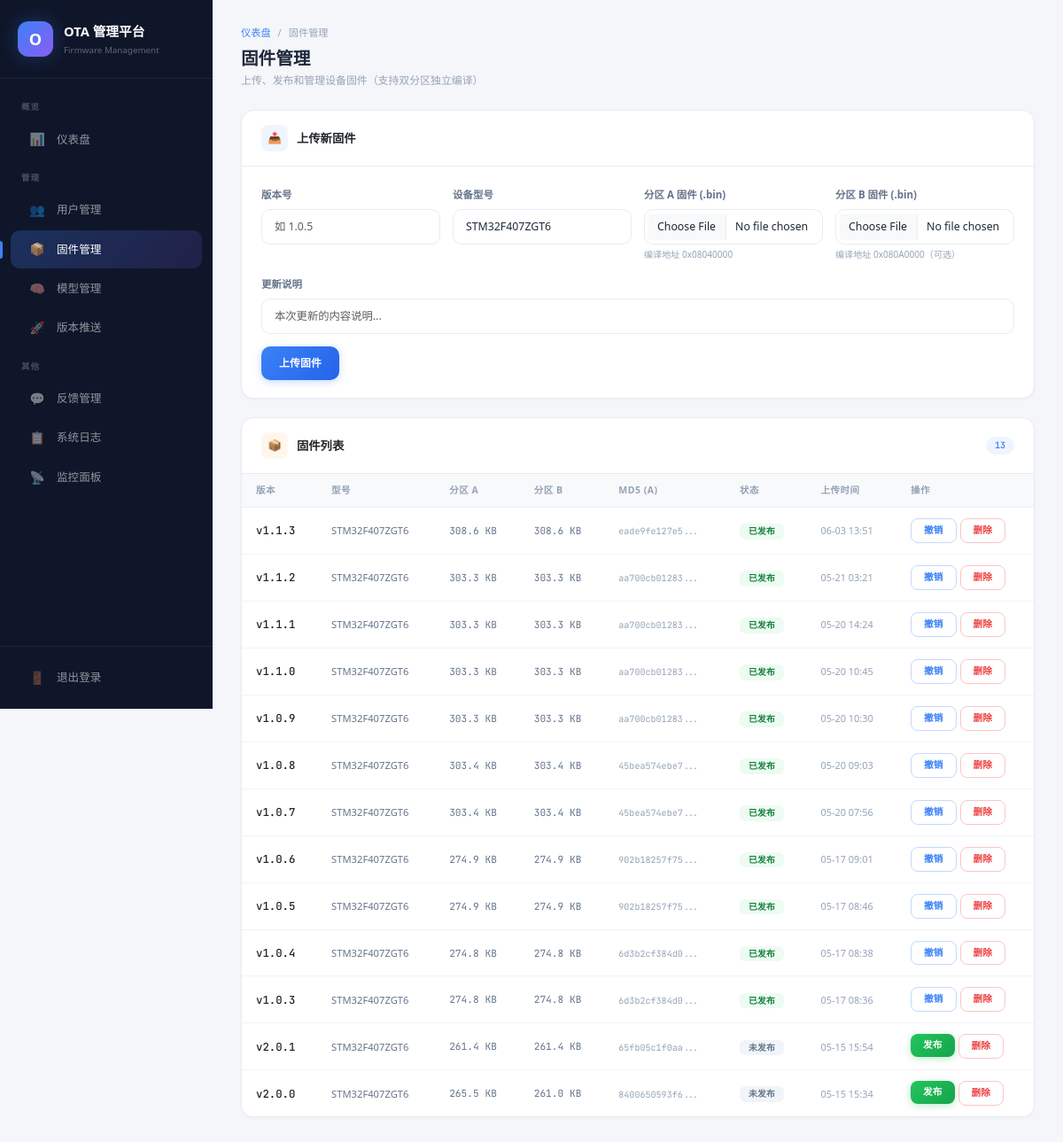
Screenshot of /admin/firmware (signed in) with the database file from the repository.
### app.py (models this page shows)
class Firmware(db.Model):
    id = db.Column(db.Integer, primary_key=True)
    version = db.Column(db.String(16), unique=True, nullable=False)
    device_model = db.Column(db.String(32), default='STM32F407ZGT6')
    filename = db.Column(db.String(256), nullable=False)
    file_path = db.Column(db.String(512), nullable=False)
    file_size = db.Column(db.Integer, default=0)
    file_md5 = db.Column(db.String(32), default='')
    filename_b = db.Column(db.String(256), default='')
    file_path_b = db.Column(db.String(512), default='')
    file_size_b = db.Column(db.Integer, default=0)
    file_md5_b = db.Column(db.String(32), default='')
    release_notes = db.Column(db.Text, default='')
    is_active = db.Column(db.Boolean, default=False)
    uploaded_by = db.Column(db.Integer, db.ForeignKey('user.id'))
    created_at = db.Column(db.DateTime, default=utcnow)
    published_at = db.Column(db.DateTime)

### app.py (the view)
@app.route('/admin/firmware')
@admin_required
def admin_firmware():
    return render_template('admin_firmware.html',
        firmwares=Firmware.query.order_by(Firmware.created_at.desc()).all(),
        unread_feedbacks=Feedback.query.filter_by(status='unread').count())

### app.py (called while the page is built)
@app.after_request
def set_connection_header(response):
    if any(request.path.startswith(p) for p in _DOWNLOAD_PREFIXES):
        response.headers['Connection'] = 'keep-alive'
    return response

@login_manager.user_loader
def load_user(user_id):
    return db.session.get(User, int(user_id))

def admin_required(f):
    @wraps(f)
    def decorated(*args, **kwargs):
        if not current_user.is_authenticated:
            return redirect(url_for('login'))
        if current_user.role != 'admin':
            abort(403)
        return f(*args, **kwargs)
    return decorated

### templates/admin_firmware.html (shortened to what this page needs)
{% extends "base.html" %}
{% block content %}
<div class="page-header">
    <div class="breadcrumb-bar"><a href="/admin">仪表盘</a><span>/</span><span>固件管理</span></div>
    <h4>固件管理</h4>
    <div class="sub">上传、发布和管理设备固件（支持双分区独立编译）</div>
</div>
<div class="card mb-4 anim-1">
    <div class="card-header">
        <div class="card-header-icon blue">📤</div><span>上传新固件</span>
    </div>
    <div class="card-body">
        <form action="/admin/firmware/upload" method="POST" enctype="multipart/form-data">
            <div class="row g-3">
                <div class="col-md-3">
                    <label class="form-label">版本号</label>
                    <input class="form-control" name="version" placeholder="如 1.0.5" required>
                </div>
                <div class="col-md-3">
                    <label class="form-label">设备型号</label>
                    <input class="form-control" name="device_model" value="STM32F407ZGT6">
                </div>
                <div class="col-md-3">
                    <label class="form-label">分区 A 固件 (.bin)</label>
                    <input class="form-control" type="file" name="firmware_a" accept=".bin" required>
                    <div style="font-size:0.72rem;color:var(--text-muted);margin-top:3px;">编译地址 0x08040000</div>
                </div>
                <div class="col-md-3">
                    <label class="form-label">分区 B 固件 (.bin)</label>
                    <input class="form-control" type="file" name="firmware_b" accept=".bin">
                    <div style="font-size:0.72rem;color:var(--text-muted);margin-top:3px;">编译地址 0x080A0000（可选）</div>
                </div>
            </div>
            <div class="mt-3">
                <label class="form-label">更新说明</label>
                <input class="form-control" name="release_notes" placeholder="本次更新的内容说明...">
            </div>
            <div class="mt-3">
                <button type="submit" class="btn btn-primary">上传固件</button>
            </div>
        </form>
    </div>
</div>
<div class="card anim-2">
    <div class="card-header">
        <div class="card-header-icon orange">📦</div><span>固件列表</span>
        <span class="count-badge">{{ firmwares | length }}</span>
    </div>
    <div class="card-body p-0">
        {% if firmwares %}
        <table class="table table-hover mb-0">
            <thead>
                <tr>
                    <th>版本</th>
                    <th>型号</th>
                    <th>分区 A</th>
                    <th>分区 B</th>
                    <th>MD5 (A)</th>
                    <th>状态</th>
                    <th>上传时间</th>
                    <th>操作</th>
                </tr>
            </thead>
            <tbody>
            {% for fw in firmwares %}
            <tr>
                <td><span class="ver-text">v{{ fw.version }}</span></td>
                <td><span style="font-size:0.8rem;color:var(--text-secondary)">{{ fw.device_model }}</span></td>
                <td>
                    <span class="size-text">{{ '%.1f' | format(fw.file_size/1024) }} KB</span>
                </td>
                <td>
                    {% if fw.file_path_b %}
                    <span class="size-text">{{ '%.1f' | format(fw.file_size_b/1024) }} KB</span>
                    {% else %}
                    <span style="color:var(--text-muted);font-size:0.78rem;">未上传</span>
                    {% endif %}
                </td>
                <td><span style="font-family:var(--font-mono);font-size:0.72rem;color:var(--text-muted)">{{ fw.file_md5[:12] }}...</span></td>
                <td>{% if fw.is_active %}<span class="badge badge-success">已发布</span>{% else %}<span class="badge" style="background:#f1f5f9;color:#64748b">未发布</span>{% endif %}</td>
                <td><span class="time-text">{{ fw.created_at.strftime('%m-%d %H:%M') }}</span></td>
                <td>
                    <div style="display:flex;gap:4px;flex-wrap:wrap;">
                        {% if not fw.is_active %}
                        <form action="/admin/firmware/publish/{{ fw.id }}" method="POST" style="display:inline;">
                            <button class="btn btn-sm btn-success" type="submit">发布</button>
                        </form>
                        {% else %}
                        <form action="/admin/firmware/unpublish/{{ fw.id }}" method="POST" style="display:inline;">
                            <button class="btn btn-sm btn-outline-primary" type="submit">撤销</button>
                        </form>
                        {% endif %}
                        <form action="/admin/firmware/delete/{{ fw.id }}" method="POST" style="display:inline;">
                            <button class="btn btn-sm btn-outline-danger" type="submit" onclick="return confirm('确认删除 v{{ fw.version }}？')">删除</button>
                        </form>
                    </div>
                </td>
            </tr>
            {% endfor %}
            </tbody>
        </table>
        {% else %}
        <div class="empty-state"><div class="empty-icon">📦</div><div class="empty-text">暂无固件，请上传第一个版本</div></div>
        {% endif %}
    </div>
</div>
{% endblock %}

### templates/base.html (style rules this page uses)
:root { --bg:#f5f6fa;--sidebar-bg:#0f1629;--sidebar-hover:rgba(255,255,255,0.08);--sidebar-active:linear-gradient(135deg,rgba(59,130,246,0.25),rgba(139,92,246,0.15));--card-bg:#fff;--border:#e8ecf1;--text-primary:#1e293b;--text-secondary:#64748b;--text-muted:#94a3b8;--accent:#3b82f6;--accent-light:rgba(59,130,246,0.08);--ok:#22c55e;--ok-light:rgba(34,197,94,0.08);--warn:#f59e0b;--warn-light:rgba(245,158,11,0.08);--danger:#ef4444;--danger-light:rgba(239,68,68,0.08);--purple:#8b5cf6;--purple-light:rgba(139,92,246,0.08);--cyan:#06b6d4;--cyan-light:rgba(6,182,212,0.08);--radius:14px;--radius-sm:10px;--shadow-sm:0 1px 3px rgba(0,0,0,0.04);--shadow:0 4px 16px rgba(0,0,0,0.06);--font-body:'Noto Sans SC',system-ui,sans-serif;--font-mono:'JetBrains Mono','Menlo',monospace }
* { margin:0;padding:0;box-sizing:border-box }
html { font-size:14px }
body { background:var(--bg);color:var(--text-primary);font-family:var(--font-body);line-height:1.6;-webkit-font-smoothing:antialiased }
.page-header { margin-bottom:24px;animation:fadeUp 0.4s ease both }
.page-header h4 { font-weight:700;font-size:1.4rem;margin-bottom:4px }
.page-header .sub { color:var(--text-muted);font-size:0.85rem }
.breadcrumb-bar { display:flex;align-items:center;gap:8px;font-size:0.8rem;color:var(--text-muted);margin-bottom:8px }
.breadcrumb-bar a { color:var(--accent);text-decoration:none }
.card { border:1px solid var(--border);border-radius:var(--radius);background:var(--card-bg);box-shadow:var(--shadow-sm);transition:all 0.3s;overflow:hidden }
.card-header { background:transparent;border-bottom:1px solid var(--border);padding:16px 22px;font-weight:600;font-size:0.95rem;display:flex;align-items:center;gap:10px;border-radius:var(--radius) var(--radius) 0 0!important }
.card-header-icon { width:30px;height:30px;border-radius:8px;display:flex;align-items:center;justify-content:center;font-size:0.9rem;flex-shrink:0 }
.card-header-icon.blue { background:var(--accent-light);color:var(--accent) }
.card-header-icon.orange { background:var(--warn-light);color:var(--warn) }
.card-header .count-badge { margin-left:auto;background:var(--accent-light);color:var(--accent);font-size:0.72rem;font-weight:600;padding:2px 10px;border-radius:12px;font-family:var(--font-mono) }
.card-body { padding:20px 22px }
.form-label { font-weight:600;font-size:0.82rem;color:var(--text-secondary);margin-bottom:6px }
.form-select,.form-control { border:1px solid var(--border);border-radius:var(--radius-sm);padding:10px 14px;font-size:0.88rem;color:var(--text-primary);background:var(--card-bg);transition:all 0.2s }
.btn { font-weight:600;font-size:0.85rem;border-radius:var(--radius-sm);padding:10px 20px;transition:all 0.25s;letter-spacing:0.01em;border:none }
.btn-primary { background:linear-gradient(135deg,var(--accent),#2563eb);color:#fff;box-shadow:0 2px 8px rgba(59,130,246,0.3) }
.btn-success { background:linear-gradient(135deg,var(--ok),#16a34a);color:#fff;box-shadow:0 2px 8px rgba(34,197,94,0.3) }
.btn-outline-danger { border:1px solid rgba(239,68,68,0.3);color:var(--danger);background:transparent }
.btn-outline-primary { border:1px solid rgba(59,130,246,0.3);color:var(--accent);background:transparent }
.btn-sm { padding:5px 14px;font-size:0.76rem;border-radius:8px }
.table { margin-bottom:0;font-size:0.85rem }
.table thead th { background:#f8f9fb;font-weight:600;font-size:0.75rem;color:var(--text-muted);text-transform:uppercase;letter-spacing:0.05em;padding:10px 16px;border-bottom:1px solid var(--border) }
.table tbody td { padding:12px 16px;vertical-align:middle;border-bottom:1px solid #f1f3f6 }
.table tbody tr { transition:background 0.15s }
.table tbody tr:last-child td { border-bottom:none }
.badge { font-weight:600;font-size:0.7rem;padding:4px 10px;border-radius:6px;letter-spacing:0.02em }
.badge-success { background:var(--ok-light);color:#15803d }
.ver-text { font-family:var(--font-mono);font-weight:500;font-size:0.88rem }
.size-text { font-family:var(--font-mono);font-size:0.8rem;color:var(--text-secondary) }
.time-text { font-size:0.78rem;color:var(--text-muted) }
.anim-1 { animation:fadeUp 0.4s ease both;animation-delay:0.05s }
.anim-2 { animation:fadeUp 0.4s ease both;animation-delay:0.1s }

### rows the page displays
Firmware: version "1.1.3", device_model "STM32F407ZGT6", fw.file_size/1024 "308.6", fw.file_size_b/1024 "308.6", file_md5 "eade9fe127e5", is_active "已发布", created_at "06-03 13:51"
Firmware: version "1.1.2", device_model "STM32F407ZGT6", fw.file_size/1024 "303.3", fw.file_size_b/1024 "303.3", file_md5 "aa700cb01283", is_active "已发布", created_at "05-21 03:21"
Firmware: version "1.1.1", device_model "STM32F407ZGT6", fw.file_size/1024 "303.3", fw.file_size_b/1024 "303.3", file_md5 "aa700cb01283", is_active "已发布", created_at "05-20 14:24"
Firmware: version "1.1.0", device_model "STM32F407ZGT6", fw.file_size/1024 "303.3", fw.file_size_b/1024 "303.3", file_md5 "aa700cb01283", is_active "已发布", created_at "05-20 10:45"
Firmware: version "1.0.9", device_model "STM32F407ZGT6", fw.file_size/1024 "303.3", fw.file_size_b/1024 "303.3", file_md5 "aa700cb01283", is_active "已发布", created_at "05-20 10:30"
Firmware: version "1.0.8", device_model "STM32F407ZGT6", fw.file_size/1024 "303.4", fw.file_size_b/1024 "303.4", file_md5 "45bea574ebe7", is_active "已发布", created_at "05-20 09:03"
Firmware: version "1.0.7", device_model "STM32F407ZGT6", fw.file_size/1024 "303.4", fw.file_size_b/1024 "303.4", file_md5 "45bea574ebe7", is_active "已发布", created_at "05-20 07:56"
Firmware: version "1.0.6", device_model "STM32F407ZGT6", fw.file_size/1024 "274.9", fw.file_size_b/1024 "274.9", file_md5 "902b18257f75", is_active "已发布", created_at "05-17 09:01"
Firmware: version "1.0.5", device_model "STM32F407ZGT6", fw.file_size/1024 "274.9", fw.file_size_b/1024 "274.9", file_md5 "902b18257f75", is_active "已发布", created_at "05-17 08:46"
Firmware: version "1.0.4", device_model "STM32F407ZGT6", fw.file_size/1024 "274.8", fw.file_size_b/1024 "274.8", file_md5 "6d3b2cf384d0", is_active "已发布", created_at "05-17 08:38"
Firmware: version "1.0.3", device_model "STM32F407ZGT6", fw.file_size/1024 "274.8", fw.file_size_b/1024 "274.8", file_md5 "6d3b2cf384d0", is_active "已发布", created_at "05-17 08:36"
Firmware: version "2.0.1", device_model "STM32F407ZGT6", fw.file_size/1024 "261.4", fw.file_size_b/1024 "261.4", file_md5 "65fb05c1f0aa", is_active "未发布", created_at "05-15 15:54"
Firmware: version "2.0.0", device_model "STM32F407ZGT6", fw.file_size/1024 "265.5", fw.file_size_b/1024 "261.0", file_md5 "8400650593f6", is_active "未发布", created_at "05-15 15:34"

### other values shown
{{ firmwares | length }} "13"
